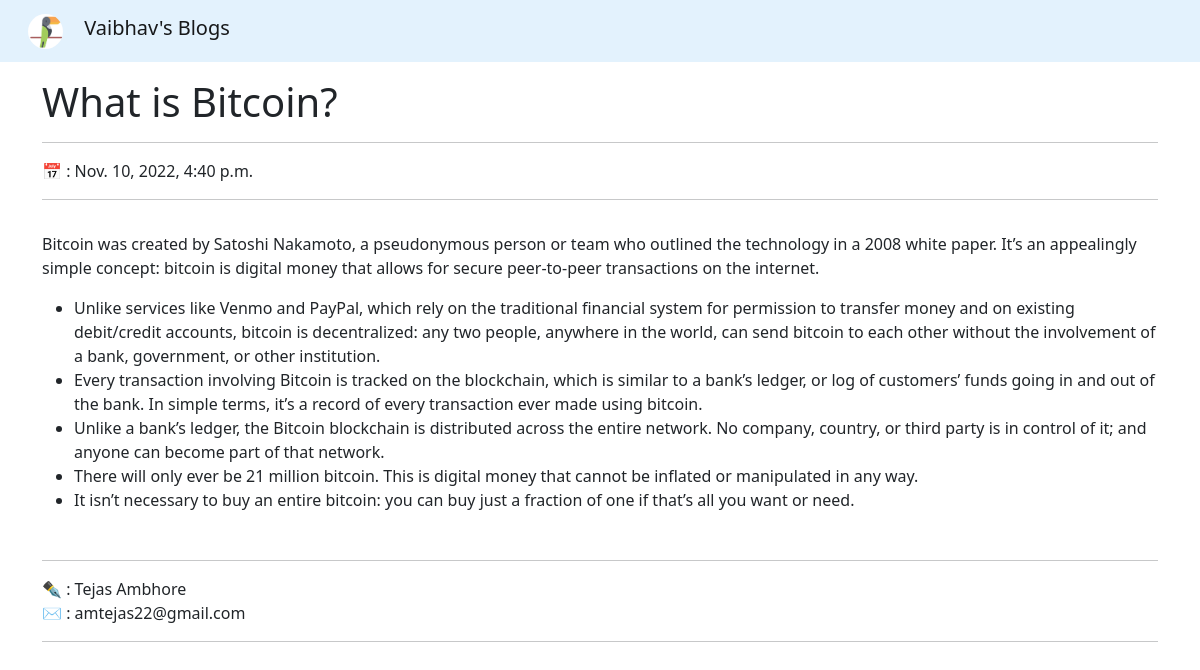
The page /blogs/getblog/6/ on the database its author committed.
### Blogs/models.py (models this page shows, shortened)
class Blog(models.Model):
    title = models.TextField(null=True, blank=True)
    content = models.TextField(null=True, blank=True)
    author = models.ForeignKey(User, null=True, blank=True, on_delete=models.SET_NULL)
    date = models.DateTimeField(auto_now_add=True, null=True, blank=True)

### Blogs/views.py (the view)
# urls.py: path('getblog/<int:pk>/', getBlog, name='get_blog'),
def getBlog(request, pk):
    try:
        blog = Blog.objects.get(id=pk)
        context = {'blog':blog}
        return render(request, 'Blogs/blog.html', context)
    except Exception as e:
        context = {'error':str(e)}
        return render(request, 'Blogs/error.html', context)

### templates/Blogs/blog.html (shortened to what this page needs)
{% extends 'Blogs/base.html' %}
{% block content %}
<div class="container my-3">
    <h1 class="h1 text-dark">{{blog.title}}</h1>
    <hr>
    <div>📅 : {{blog.date}}</div>
    <hr>
    <div class="py-3">
        {{blog.content | safe}}
    </div>
    <hr>
    <div>✒ : {{blog.author.first_name}} {{blog.author.last_name}}</div>
    <div>✉ : {{blog.author.email}}</div>
    <hr>
</div>
{% endblock %}

### rows shown on the page
Blog: title "What is Bitcoin?", date "Nov. 10, 2022, 4:40 p.m.", content "Bitcoin was created by Satoshi Nakamoto, a pseudonymous person or team who outlined the technology in a 2008 white paper. It’s an appealingly simple concept: bitcoin is digital money that allows for secure peer-to-peer transactions on the internet. Unlike services like Venmo and PayPal, which rely on the traditional financial system for permission to transfer money and on existing debit/credit accounts, bitcoin is decentralized: any two people, anywhere in the world, can send bitcoin to each other without the involvement of a bank, government, or other institution. Every transaction involving Bitcoin is tracked on the blockchain, which is similar to a bank’s ledger, or log of customers’…", author.first_name "Tejas", author.last_name "Ambhore", author.email "amtejas22@gmail.com"
